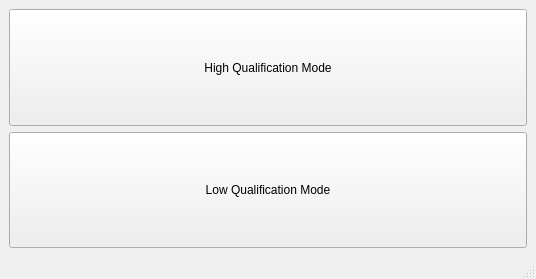
<?xml version="1.0" encoding="UTF-8"?>
<ui version="4.0">
 <class>MainWindow</class>
 <widget class="QMainWindow" name="MainWindow">
  <property name="geometry">
   <rect>
    <x>0</x>
    <y>0</y>
    <width>536</width>
    <height>279</height>
   </rect>
  </property>
  <property name="minimumSize">
   <size>
    <width>0</width>
    <height>0</height>
   </size>
  </property>
  <property name="maximumSize">
   <size>
    <width>16777215</width>
    <height>16777215</height>
   </size>
  </property>
  <property name="windowTitle">
   <string>MainWindow</string>
  </property>
  <widget class="QWidget" name="centralwidget">
   <property name="maximumSize">
    <size>
     <width>16777214</width>
     <height>16777215</height>
    </size>
   </property>
   <property name="layoutDirection">
    <enum>Qt::LeftToRight</enum>
   </property>
   <property name="autoFillBackground">
    <bool>false</bool>
   </property>
   <layout class="QGridLayout" name="gridLayout">
    <item row="1" column="0">
     <layout class="QVBoxLayout" name="verticalLayout_2">
      <item>
       <widget class="QPushButton" name="highModeButton">
        <property name="sizePolicy">
         <sizepolicy hsizetype="Minimum" vsizetype="Minimum">
          <horstretch>0</horstretch>
          <verstretch>0</verstretch>
         </sizepolicy>
        </property>
        <property name="minimumSize">
         <size>
          <width>120</width>
          <height>20</height>
         </size>
        </property>
        <property name="maximumSize">
         <size>
          <width>16777214</width>
          <height>200</height>
         </size>
        </property>
        <property name="baseSize">
         <size>
          <width>400</width>
          <height>0</height>
         </size>
        </property>
        <property name="layoutDirection">
         <enum>Qt::LeftToRight</enum>
        </property>
        <property name="text">
         <string>High Qualification Mode</string>
        </property>
        <property name="flat">
         <bool>false</bool>
        </property>
       </widget>
      </item>
      <item>
       <widget class="QPushButton" name="lowModeButton">
        <property name="sizePolicy">
         <sizepolicy hsizetype="Minimum" vsizetype="Minimum">
          <horstretch>0</horstretch>
          <verstretch>0</verstretch>
         </sizepolicy>
        </property>
        <property name="minimumSize">
         <size>
          <width>120</width>
          <height>20</height>
         </size>
        </property>
        <property name="maximumSize">
         <size>
          <width>16777214</width>
          <height>200</height>
         </size>
        </property>
        <property name="text">
         <string>Low Qualification Mode</string>
        </property>
       </widget>
      </item>
     </layout>
    </item>
   </layout>
  </widget>
  <widget class="QMenuBar" name="menubar">
   <property name="geometry">
    <rect>
     <x>0</x>
     <y>0</y>
     <width>536</width>
     <height>21</height>
    </rect>
   </property>
  </widget>
  <widget class="QStatusBar" name="statusbar"/>
 </widget>
 <resources/>
 <connections/>
</ui>
